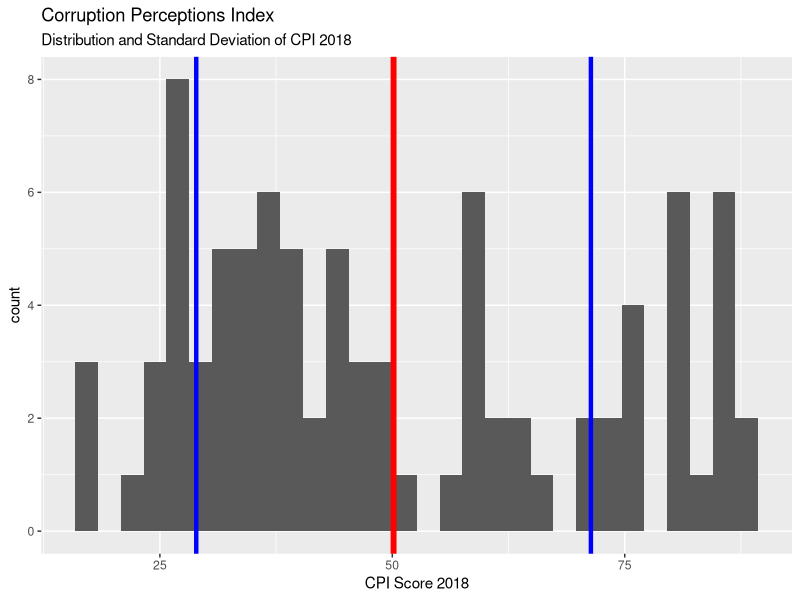
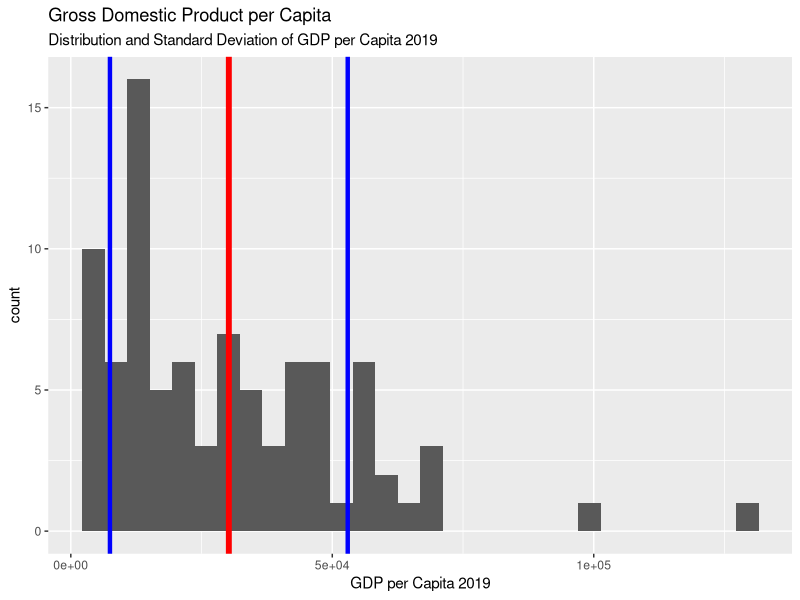
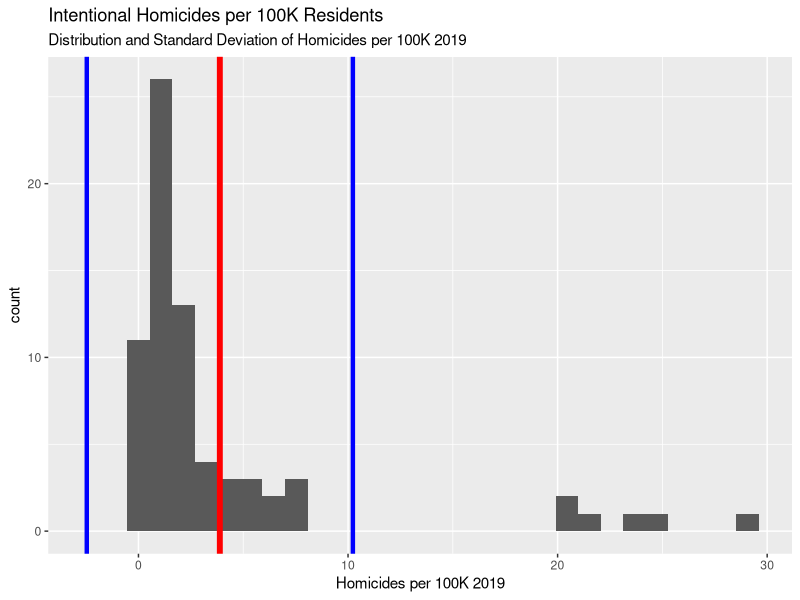
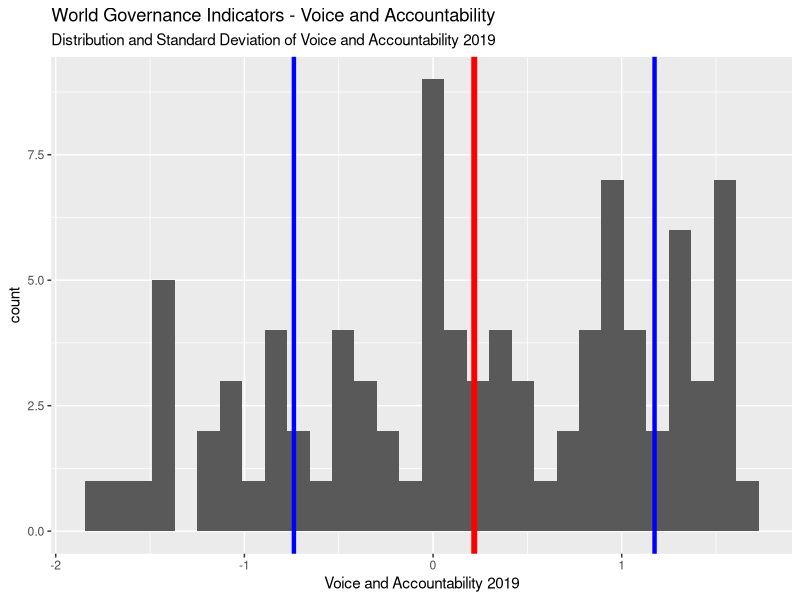
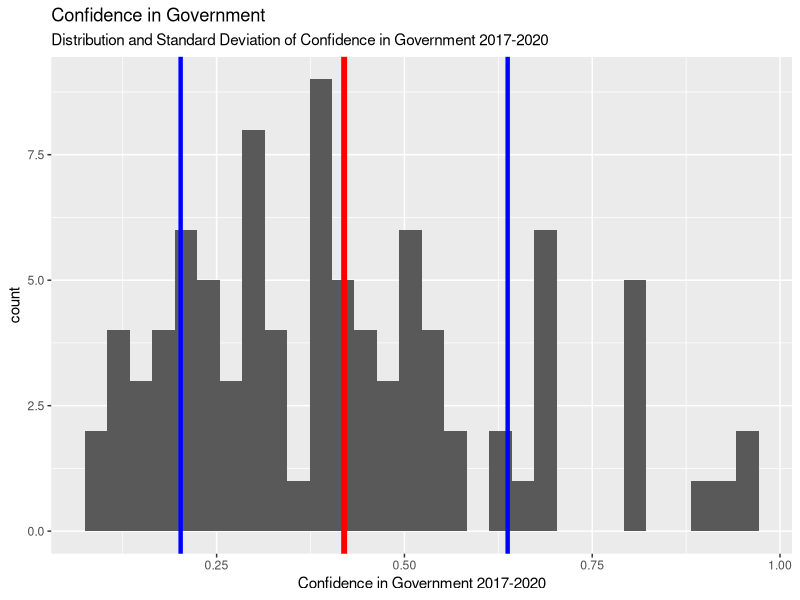

Reproduce these figures in R, in order.
## ---- chunk 1

library(dplyr)
library(ggplot2)

data_final <- read.csv("_data/FinalPart1_ToryBartelloni_data.csv")

## ---- chunk 2
data_final %>% ggplot(aes(x=CPI.Score.2018)) +
  geom_histogram() +
  geom_vline(xintercept=mean(data_final$CPI.Score.2018,na.rm=TRUE), 
             size=2, color="red") +
  geom_vline(xintercept=
               c((mean(data_final$CPI.Score.2018,na.rm=TRUE)-
                    sd(data_final$CPI.Score.2018,na.rm=TRUE)),
                 mean(data_final$CPI.Score.2018,na.rm=TRUE)+
                    sd(data_final$CPI.Score.2018,na.rm=TRUE))
                 ,size=1.5, color="blue") +
  labs(title="Corruption Perceptions Index",
       subtitle="Distribution and Standard Deviation of CPI 2018",
       x="CPI Score 2018")
## ---- chunk 3
data_final %>% ggplot(aes(x=GDP_per_Capita)) +
  geom_histogram() +
  geom_vline(xintercept=mean(data_final$GDP_per_Capita,na.rm=TRUE), 
             size=2, color="red") +
  geom_vline(xintercept=
               c((mean(data_final$GDP_per_Capita,na.rm=TRUE)-
                    sd(data_final$GDP_per_Capita,na.rm=TRUE)),
                 mean(data_final$GDP_per_Capita,na.rm=TRUE)+
                    sd(data_final$GDP_per_Capita,na.rm=TRUE))
                 ,size=1.5, color="blue") +
  labs(title="Gross Domestic Product per Capita",
       subtitle="Distribution and Standard Deviation of GDP per Capita 2019",
       x="GDP per Capita 2019")
## ---- chunk 4
data_final %>% ggplot(aes(x=Homicides_per_100K)) +
  geom_histogram() +
  geom_vline(xintercept=mean(data_final$Homicides_per_100K,na.rm=TRUE), 
             size=2, color="red") +
  geom_vline(xintercept=
               c((mean(data_final$Homicides_per_100K,na.rm=TRUE)-
                    sd(data_final$Homicides_per_100K,na.rm=TRUE)),
                 mean(data_final$Homicides_per_100K,na.rm=TRUE)+
                    sd(data_final$Homicides_per_100K,na.rm=TRUE))
                 ,size=1.5, color="blue") +
  labs(title="Intentional Homicides per 100K Residents",
       subtitle="Distribution and Standard Deviation of Homicides per 100K 2019",
       x="Homicides per 100K 2019")
## ---- chunk 5
data_final %>% ggplot(aes(x=WGI_Voice_Accountability)) +
  geom_histogram() +
  geom_vline(xintercept=mean(data_final$WGI_Voice_Accountability,na.rm=TRUE), 
             size=2, color="red") +
  geom_vline(xintercept=
               c((mean(data_final$WGI_Voice_Accountability,na.rm=TRUE)-
                    sd(data_final$WGI_Voice_Accountability,na.rm=TRUE)),
                 mean(data_final$WGI_Voice_Accountability,na.rm=TRUE)+
                    sd(data_final$WGI_Voice_Accountability,na.rm=TRUE))
                 ,size=1.5, color="blue") +
  labs(title="World Governance Indicators - Voice and Accountability",
       subtitle="Distribution and Standard Deviation of Voice and Accountability 2019",
       x="Voice and Accountability 2019")
## ---- chunk 6
data_final %>% ggplot(aes(x=Gov_Confidence)) +
  geom_histogram() +
  geom_vline(xintercept=mean(data_final$Gov_Confidence,na.rm=TRUE), 
             size=2, color="red") +
  geom_vline(xintercept=
               c((mean(data_final$Gov_Confidence,na.rm=TRUE)-
                    sd(data_final$Gov_Confidence,na.rm=TRUE)),
                 mean(data_final$Gov_Confidence,na.rm=TRUE)+
                    sd(data_final$Gov_Confidence,na.rm=TRUE))
                 ,size=1.5, color="blue") +
  labs(title="Confidence in Government",
       subtitle="Distribution and Standard Deviation of Confidence in Government 2017-2020",
       x="Confidence in Government 2017-2020")
